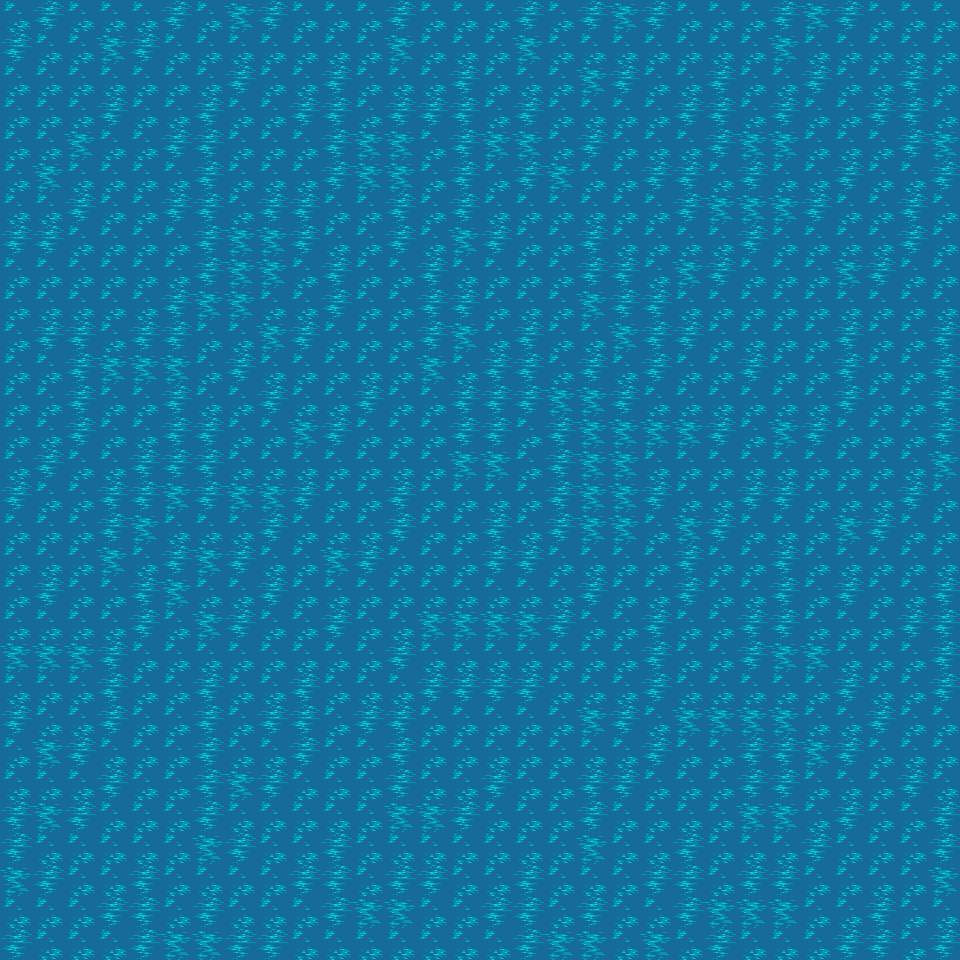

Tiled map render using the project's own tile images. Description and the whole map definition, tile-layer contents included, below:
An orthogonal 30x30 tile map with 32x32 px tiles, 1 tile layer (Ocean), 1 hidden layer not drawn, 2 tilesets.

<map version="1.0" orientation="orthogonal" renderorder="right-down" width="30" height="30" tilewidth="32" tileheight="32" nextobjectid="1">
 <tileset firstgid="1" name="forest_tiles" tilewidth="32" tileheight="32" tilecount="256" columns="16">
  <image source="../images/forest_tiles.png" width="512" height="512" />
 </tileset>
 <tileset firstgid="257" name="meta_tiles" tilewidth="32" tileheight="32" tilecount="2" columns="2">
  <image source="../images/meta_tiles.png" width="67" height="34" />
 </tileset>
 <layer name="Ocean" width="30" height="30">
  <data encoding="csv">
137,134,137,137,137,134,137,156,134,137,137,137,134,137,137,137,134,137,134,156,134,137,137,137,134,156,134,137,137,137,
134,137,137,156,134,137,137,137,137,137,137,137,156,137,137,137,156,137,137,137,137,137,137,137,156,137,137,137,137,137,
137,137,137,137,137,137,137,134,137,137,134,137,137,137,134,137,137,137,156,134,137,137,134,137,137,134,137,137,134,137,
137,137,137,134,137,137,134,137,137,134,134,137,134,134,134,137,134,137,137,137,137,134,134,137,134,137,137,134,134,137,
137,137,156,137,137,134,134,137,137,137,134,156,156,137,134,156,156,137,134,137,137,137,134,156,156,137,137,137,134,156,
137,156,137,137,137,137,134,137,137,137,134,156,156,137,134,137,134,156,137,137,134,134,137,134,137,137,134,137,137,134,
137,137,134,137,137,134,134,137,134,134,137,137,134,137,134,137,137,137,137,137,137,134,156,156,156,134,137,137,134,137,
134,134,137,137,137,137,134,156,156,134,137,137,134,137,156,134,137,137,134,137,137,137,137,134,137,137,137,137,134,137,
137,137,137,137,137,137,134,156,156,137,134,137,137,134,137,137,137,137,134,134,137,156,134,137,137,137,156,134,137,137,
137,137,137,137,137,134,156,156,137,137,134,137,137,134,134,137,137,137,156,134,134,137,137,137,137,137,137,137,137,137,
137,134,134,137,134,134,137,137,156,134,137,137,137,134,156,137,134,137,137,156,134,134,137,137,137,137,134,137,137,134,
137,137,134,156,156,156,137,134,137,137,137,137,137,156,137,134,134,137,134,137,134,137,137,134,137,137,134,137,137,134,
137,137,134,137,137,134,137,137,134,137,137,134,137,137,134,134,134,156,156,134,137,137,137,137,137,137,134,137,137,134,
137,137,134,137,137,134,134,137,137,156,134,137,137,137,134,134,137,134,156,156,156,156,134,137,156,134,137,137,137,134,
137,134,137,137,134,134,134,137,137,137,137,137,137,137,156,156,137,134,156,156,137,137,137,137,137,137,137,137,137,156,
134,137,137,134,134,156,134,156,156,134,137,137,134,137,137,137,137,134,156,156,134,137,137,134,134,137,137,137,134,137,
137,137,137,134,156,137,137,137,134,137,137,137,134,137,137,134,137,134,156,156,137,156,134,137,137,137,156,134,137,137,
137,137,137,156,137,134,156,134,137,137,156,134,137,137,137,134,134,137,137,137,137,134,137,137,134,137,137,137,137,137,
137,134,137,137,134,156,137,137,134,137,137,137,137,137,137,137,137,137,134,137,137,134,137,137,134,137,134,137,137,134,
137,137,137,137,134,137,156,134,137,137,134,137,137,156,156,156,156,134,137,137,134,137,137,134,134,137,137,137,134,134,
156,156,156,134,137,137,137,137,137,137,137,137,134,137,137,137,137,137,137,137,134,137,137,134,156,156,137,137,137,134,
137,137,137,134,137,137,134,137,137,134,137,137,137,134,134,134,134,137,137,137,134,137,137,137,137,137,134,137,137,134,
134,137,137,134,137,137,134,137,134,134,137,134,134,137,137,137,137,137,156,134,137,156,156,156,156,137,137,134,137,137,
137,156,134,137,137,137,134,137,137,134,137,137,134,137,137,137,137,137,137,137,134,137,137,134,134,156,134,137,137,137,
137,137,137,134,137,137,134,156,134,137,137,137,134,137,137,134,137,137,134,134,137,137,137,134,134,137,137,137,134,137,
134,156,134,137,137,137,134,137,137,137,137,137,156,156,134,137,137,137,134,137,137,137,137,156,156,137,134,137,137,134,
134,137,137,137,137,137,156,134,137,137,134,137,137,137,137,137,137,137,156,137,137,134,137,137,137,134,137,137,137,134,
156,134,137,137,134,137,137,137,137,134,134,137,134,134,137,137,134,137,137,137,134,134,137,134,134,137,137,137,137,156,
137,137,137,134,134,137,134,137,137,137,134,156,156,137,137,134,134,137,134,137,137,134,156,156,156,137,137,134,137,137,
134,137,137,137,134,156,156,134,134,137,137,137,137,137,137,137,134,156,156,137,156,137,134,137,137,137,134,134,137,134
</data>
 </layer>
 <layer name="Collision" width="30" height="30" visible="0">
  <data encoding="csv">
257,257,257,257,257,257,257,257,257,257,257,257,257,257,257,257,257,257,257,257,257,257,257,257,257,257,257,257,257,257,
257,257,257,257,257,257,257,257,257,257,257,257,257,257,257,257,257,257,257,257,257,257,257,257,257,257,257,257,257,257,
257,257,257,257,257,257,257,257,257,257,257,257,257,257,257,257,257,257,257,257,257,257,257,257,257,257,257,257,257,257,
257,257,257,257,257,257,257,257,257,257,257,257,257,257,257,257,257,257,257,257,257,257,257,257,257,257,257,257,257,257,
257,257,257,257,257,257,257,257,257,257,257,257,257,257,257,257,257,257,257,257,257,257,257,257,257,257,257,257,257,257,
257,257,257,257,257,257,257,257,257,257,257,257,257,257,257,257,257,257,257,257,257,257,257,257,257,257,257,257,257,257,
257,257,257,257,257,257,257,257,257,257,257,257,257,257,257,257,257,257,257,257,257,257,257,257,257,257,257,257,257,257,
257,257,257,257,257,257,257,257,257,257,257,257,257,257,257,257,257,257,257,257,257,257,257,257,257,257,257,257,257,257,
257,257,257,257,257,257,257,257,257,257,257,257,257,257,257,257,257,257,257,257,257,257,257,257,257,257,257,257,257,257,
257,257,257,257,257,257,257,257,257,257,257,257,257,257,257,257,257,257,257,257,257,257,257,257,257,257,257,257,257,257,
257,257,257,257,257,257,257,257,257,257,257,257,257,257,257,257,257,257,257,257,257,257,257,257,257,257,257,257,257,257,
257,257,257,257,257,257,257,257,257,257,257,257,257,257,257,257,257,257,257,257,257,257,257,257,257,257,257,257,257,257,
257,257,257,257,257,257,257,257,257,257,257,257,257,257,257,257,257,257,257,257,257,257,257,257,257,257,257,257,257,257,
257,257,257,257,257,257,257,257,257,257,257,257,257,257,257,257,257,257,257,257,257,257,257,257,257,257,257,257,257,257,
257,257,257,257,257,257,257,257,257,257,257,257,257,257,257,257,257,257,257,257,257,257,257,257,257,257,257,257,257,257,
257,257,257,257,257,257,257,257,257,257,257,257,257,257,257,257,257,257,257,257,257,257,257,257,257,257,257,257,257,257,
257,257,257,257,257,257,257,257,257,257,257,257,257,257,257,257,257,257,257,257,257,257,257,257,257,257,257,257,257,257,
257,257,257,257,257,257,257,257,257,257,257,257,257,257,257,257,257,257,257,257,257,257,257,257,257,257,257,257,257,257,
257,257,257,257,257,257,257,257,257,257,257,257,257,257,257,257,257,257,257,257,257,257,257,257,257,257,257,257,257,257,
257,257,257,257,257,257,257,257,257,257,257,257,257,257,257,257,257,257,257,257,257,257,257,257,257,257,257,257,257,257,
257,257,257,257,257,257,257,257,257,257,257,257,257,257,257,257,257,257,257,257,257,257,257,257,257,257,257,257,257,257,
257,257,257,257,257,257,257,257,257,257,257,257,257,257,257,257,257,257,257,257,257,257,257,257,257,257,257,257,257,257,
257,257,257,257,257,257,257,257,257,257,257,257,257,257,257,257,257,257,257,257,257,257,257,257,257,257,257,257,257,257,
257,257,257,257,257,257,257,257,257,257,257,257,257,257,257,257,257,257,257,257,257,257,257,257,257,257,257,257,257,257,
257,257,257,257,257,257,257,257,257,257,257,257,257,257,257,257,257,257,257,257,257,257,257,257,257,257,257,257,257,257,
257,257,257,257,257,257,257,257,257,257,257,257,257,257,257,257,257,257,257,257,257,257,257,257,257,257,257,257,257,257,
257,257,257,257,257,257,257,257,257,257,257,257,257,257,257,257,257,257,257,257,257,257,257,257,257,257,257,257,257,257,
257,257,257,257,257,257,257,257,257,257,257,257,257,257,257,257,257,257,257,257,257,257,257,257,257,257,257,257,257,257,
257,257,257,257,257,257,257,257,257,257,257,257,257,257,257,257,257,257,257,257,257,257,257,257,257,257,257,257,257,257,
257,257,257,257,257,257,257,257,257,257,257,257,257,257,257,257,257,257,257,257,257,257,257,257,257,257,257,257,257,257
</data>
 </layer>
</map>
